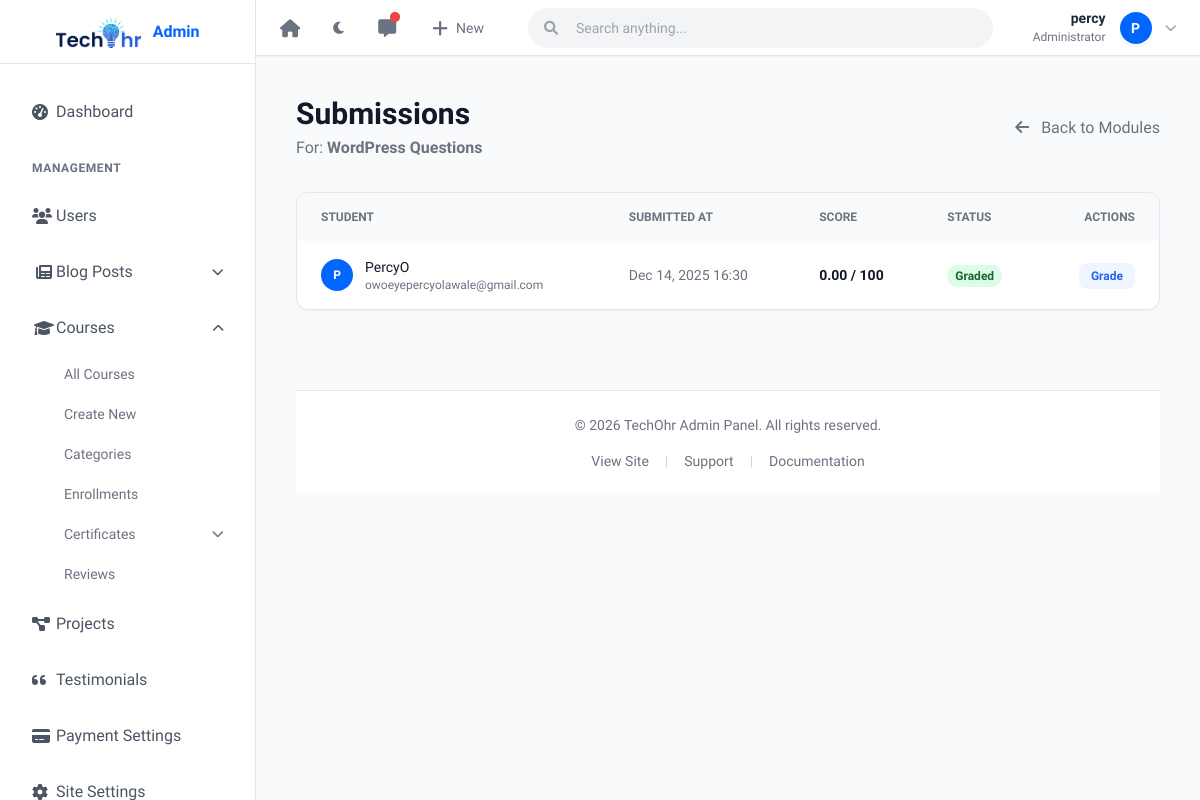
Before: /courses/manage/assessments/1/submissions/ (signed in) with the older database file.
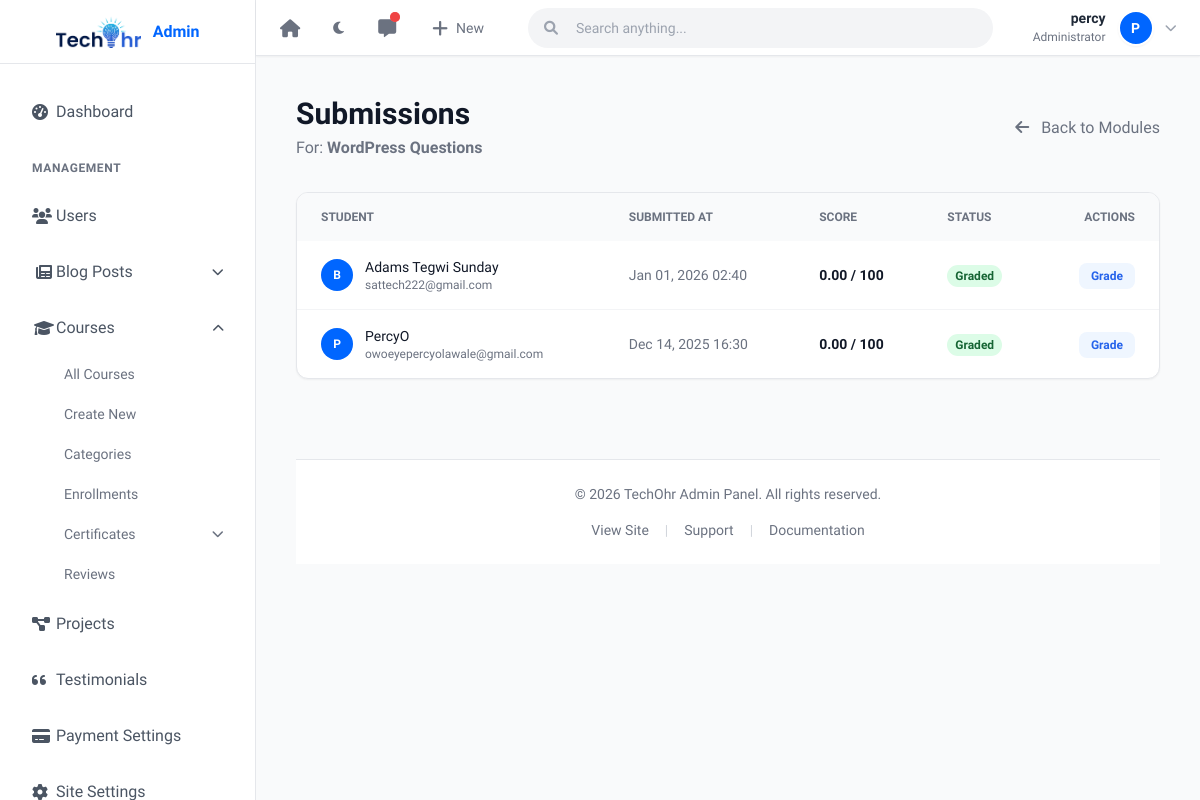
After: the same page with the newer database file.
### courses/models.py (models this page shows, shortened)
class Submission(models.Model):
    assessment = models.ForeignKey(Assessment, related_name='submissions', on_delete=models.CASCADE)
    student = models.ForeignKey(settings.AUTH_USER_MODEL, related_name='submissions', on_delete=models.CASCADE)
    submitted_at = models.DateTimeField(auto_now_add=True)
    file = models.FileField(upload_to='assignments/submissions/', blank=True, null=True)
    text_content = models.TextField(blank=True)
    score = models.DecimalField(max_digits=5, decimal_places=2, null=True, blank=True)
    graded_by = models.ForeignKey(settings.AUTH_USER_MODEL, related_name='graded_submissions', on_delete=models.SET_NULL, null=True, blank=True)
    graded_at = models.DateTimeField(null=True, blank=True)
    feedback = models.TextField(blank=True)
    class Meta:
        unique_together = ('assessment', 'student')

class Assessment(models.Model):
    ASSESSMENT_TYPES = (
        ('assignment', 'Assignment (File/Text)'),
        ('quiz', 'Quiz (Multiple Choice/Text)'),
    )
    course = models.ForeignKey(Course, related_name='assessments', on_delete=models.CASCADE)
    module = models.ForeignKey(Module, related_name='assessments', on_delete=models.SET_NULL, null=True, blank=True)
    title = models.CharField(max_length=200)
    description = models.TextField(blank=True)
    assessment_type = models.CharField(max_length=20, choices=ASSESSMENT_TYPES, default='quiz')
    max_score = models.PositiveIntegerField(default=100)
    passing_score = models.PositiveIntegerField(default=60)
    created_at = models.DateTimeField(auto_now_add=True)
    updated_at = models.DateTimeField(auto_now=True)
    due_date = models.DateTimeField(null=True, blank=True)

### users/models.py (models this page shows, shortened)
class User(AbstractUser):
    is_student = models.BooleanField(default=False)
    is_instructor = models.BooleanField(default=False)
    bio = models.TextField(blank=True, null=True)
    profile_picture = models.ImageField(upload_to='profile_pics/', blank=True, null=True)

### courses/views.py (the view)
# urls.py: path('manage/assessments/<int:pk>/submissions/', views.manage_submissions, name='manage_submissions'),
@staff_required
def manage_submissions(request, pk):
    assessment = get_object_or_404(Assessment, pk=pk)
    submissions = assessment.submissions.all().order_by('-submitted_at')
    return render(request, 'courses/manage_submissions.html', {'assessment': assessment, 'submissions': submissions})

### core/context_processors.py (called while the page is built)
def site_settings(request):
    settings_obj = SiteSettings.objects.first()
    stats_obj = CompanyStats.objects.first()
    return {
        'site_settings': settings_obj,
        'company_stats': stats_obj,
    }

### templates/courses/manage_submissions.html (shortened to what the changed rows need)
{% extends 'layouts/admin_base.html' %}
{% block admin_content %}
<div class="flex justify-between items-center mb-8">
    <div>
        <h1 class="text-3xl font-bold text-gray-900 dark:text-white">Submissions</h1>
        <p class="text-gray-500 dark:text-gray-400 mt-1">For: <strong>{{ assessment.title }}</strong></p>
    </div>
</div>
<div class="bg-white dark:bg-gray-800 rounded-xl shadow-sm border border-gray-200 dark:border-gray-700 overflow-hidden">
    <div class="overflow-x-auto">
        <table class="w-full text-left text-sm">
            <thead class="bg-gray-50 dark:bg-gray-700/50 text-gray-500 dark:text-gray-400 uppercase font-bold text-xs">
                <tr>
                    <th class="px-6 py-4">Student</th>
                    <th class="px-6 py-4">Submitted At</th>
                    <th class="px-6 py-4">Score</th>
                    <th class="px-6 py-4">Status</th>
                    <th class="px-6 py-4 text-right">Actions</th>
                </tr>
            </thead>
            <tbody class="divide-y divide-gray-100 dark:divide-gray-700">
                {% for submission in submissions %}
                <tr class="hover:bg-gray-50 dark:hover:bg-gray-700/50 transition">
                    <td class="px-6 py-4 font-medium text-gray-900 dark:text-white">
                        <div class="flex items-center gap-3">
                            <div class="w-8 h-8 rounded-full bg-primary text-white flex items-center justify-center font-bold text-xs">
                                {{ submission.student.username|slice:":1"|upper }}
                            </div>
                            <div>
                                {{ submission.student.get_full_name|default:submission.student.username }}
                                <div class="text-xs text-gray-500 dark:text-gray-400">{{ submission.student.email }}</div>
                            </div>
                        </div>
                    </td>
                    <td class="px-6 py-4 text-gray-500 dark:text-gray-400">
                        {{ submission.submitted_at|date:"M d, Y H:i" }}
                    </td>
                    <td class="px-6 py-4 font-bold text-gray-900 dark:text-white">
                        {% if submission.score is not None %}
                            {{ submission.score }} / {{ assessment.max_score }}
                        {% else %}
                            -
                        {% endif %}
                    </td>
                    <td class="px-6 py-4">
                        {% if submission.score is not None %}
                            <span class="px-2 py-1 bg-green-100 text-green-800 dark:bg-green-900/30 dark:text-green-300 rounded-full text-xs font-bold">Graded</span>
                        {% else %}
                            <span class="px-2 py-1 bg-yellow-100 text-yellow-800 dark:bg-yellow-900/30 dark:text-yellow-300 rounded-full text-xs font-bold">Pending</span>
                        {% endif %}
                    </td>
                    <td class="px-6 py-4 text-right">
                        <a href="{% url 'grade_submission' submission.id %}" class="px-3 py-1.5 bg-blue-50 dark:bg-blue-900/20 text-blue-600 dark:text-blue-400 rounded-lg hover:bg-blue-100 dark:hover:bg-blue-900/40 transition text-xs font-bold">
                            Grade
                        </a>
                    </td>
                </tr>
                {% empty %}
                <tr>
                    <td colspan="5" class="px-6 py-12 text-center text-gray-500 dark:text-gray-400">
                        No submissions yet.
                    </td>
                </tr>
                {% endfor %}
            </tbody>
        </table>
    </div>
</div>
{% endblock %}

Changed rows visible on the page:
added Submission: student.username "B", student.get_full_name "Adams Tegwi Sunday", student.email "sattech222@gmail.com", submitted_at "Jan 01, 2026 02:40", score "0.00", {{ assessment.max_score }} "100", shows "Graded"
